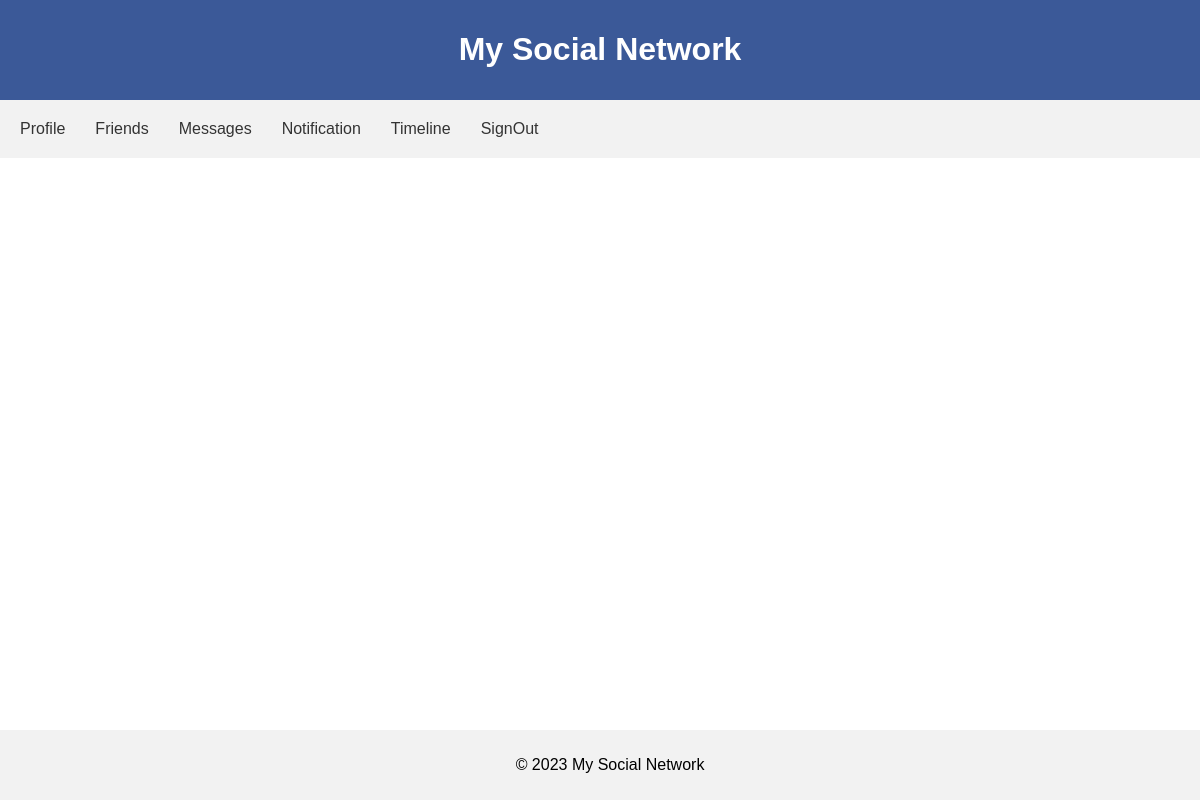
/timeline/ (signed in), run on an earlier commit of the app's database.
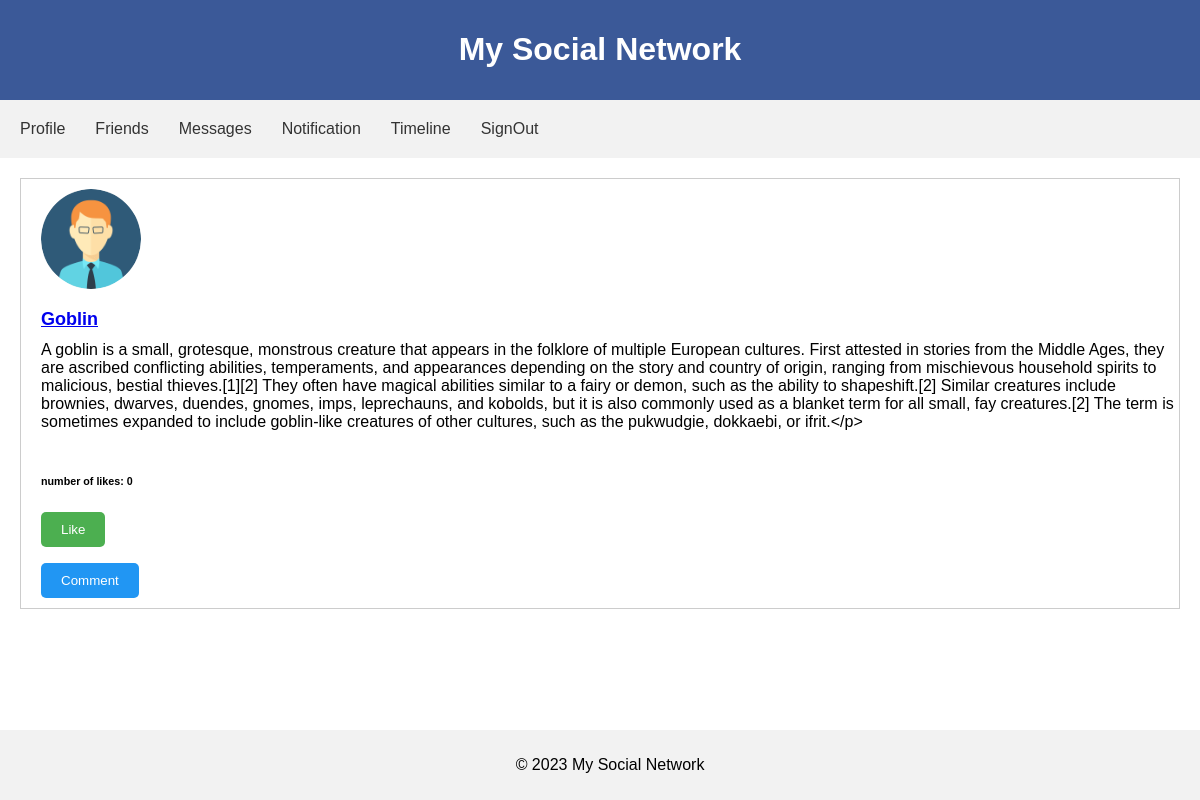
And on a later commit of the database.
### core/models.py (models this page shows, shortened)
class Post(models.Model):
    post_description=models.TextField()
    post_image=models.FileField(upload_to='core/post/', null=True,blank=True)
    user=models.ForeignKey(User, on_delete=models.CASCADE)
    numbers_of_likes=models.IntegerField(default=0)

### core/views.py (the view, shortened to what this page needs)
# urls.py: path('timeline/', views.timeline, name="timeline"),
@login_required
def timeline(request):
    posts=models.Post.objects.all().order_by("-id")
    likes=models.Like.objects.all()
    context={
        'posts':posts,
        'likes':likes,
    }
    return render(request, "core/timeline.html",context)

### templates/core/timeline.html (shortened to what this page needs)
{% extends './home.html' %}
{% load static %}
{% block homehead %}
	<link rel="stylesheet" href={% static '/core/timeline.css' %}>
{% endblock homehead %}
{% block home %}
<div class="posts-container">
  {% for post in posts  %}
	<div class="post">
	  <img src={% static 'img/default_dp.png' %} alt="Profile Picture">
	  <h2><a href="#">Goblin</a></h2>
	  <p>
            {{post.post_description}}
      </p>
        <br>
        <h6>number of likes: {{post.numbers_of_likes}}</h6>
        <div class="post-buttons">
        <form method='POST'>
		<button class="like-button">Like</button>
        </form>
		<button class="comment-button">Comment</button>
	  </div>
	</div>
    {% endfor %}
  </div>
  {% endblock home %}

### templates/core/home.html (shortened to what this page needs)
{% load static %}
<html>
<head>
	<link rel="stylesheet" href={% static 'core/home.css' %}>
	{% block homehead %}{% endblock homehead %}
</head>
<body>
	<header>
		<h1>My Social Network</h1>
	</header>
	<nav>
		<ul>
            {% if user.is_authenticated %}
			<li><a href={% url 'core:profile' %}> Profile</a></li>
			<li><a href={% url 'core:friend' %}> Friends</a></li>
			<li><a href={% url 'chat:chatlist' %}>Messages</a></li>
            <li><a href={% url 'core:notification' %}>Notification</a></li>
            <li><a href={% url 'core:timeline' %}>Timeline</a></li>
            <li><a href={% url 'authentication:signout' %}>SignOut</a></li>
            {% else %}
            <li><a href={% url 'core:home' %}>Home</a></li>
            {% endif %}
		</ul>
	</nav>
	<section>
		{% block home %}
		{% endblock home %}
	</section>
	<footer>
		<p>&copy; 2023 My Social Network</p>
	</footer>
</body>
</html>

### static/core/home.css (style rules this page uses)
body { font-family: Arial, sans-serif; margin: 0; padding: 0; }
header { background-color: #3b5998; color: white; padding: 10px; text-align: center; }
nav { background-color: #f2f2f2; padding: 10px; }
nav ul { list-style-type: none; margin: 0; padding: 0; overflow: hidden; }
nav li { float: left; margin-right: 10px; }
nav a { display: block; color: #333; text-align: center; padding: 10px; text-decoration: none; }
section { padding: 20px; text-align: center; }
footer { position: fixed; left: 0; bottom: 0; width: 100%; background-color: #f2f2f2; padding: 10px; text-align: center; }

### static/core/timeline.css (style rules this page uses)
.posts-container { display: flex; flex-wrap: wrap; justify-content: space-between; max-width: 1200px; margin: 0 auto; }
.post { width: fit-content; margin-bottom: 20px; border: 1px solid #ccc; padding: 10px; display: flex; flex-direction: column; align-items: first baseline; text-align: left; }
.post img { width: 100px; height: 100px; border-radius: 50%; margin-bottom: 10px; }
.post h2 { font-size: 18px; margin: 10; margin-bottom: 10px; }
.post p { margin: 1px; }
.post-buttons button { padding: 10px 20px; border: none; border-radius: 5px; color: #fff; cursor: pointer; }
.post-buttons .like-button { background-color: #4CAF50; margin-right: 10px; }
.post-buttons .comment-button { background-color: #2196F3; }

What changed in the data, as far as the page shows it:
added Post: post_description "A goblin is a small, grotesque, monstrous creature that appears in the folklore of multiple European cultures. First attested in stories from the Middle Ages, they are ascribed conflicting abilities, temperaments, and appearances depending on the story and country of origin, ranging from mischievous household spirits to malicious, bestial thieves.[1][2] They often have magical abilities similar to a fairy or demon, such as the ability to shapeshift.[2] Similar creatures include brownies, dwarves, duendes, gnomes, imps, leprechauns, and kobolds, but it is also commonly used as a blanket term for all small, fay creatures.[2] The term is sometimes expanded to include goblin-like creatures of…", numbers_of_likes "0"
